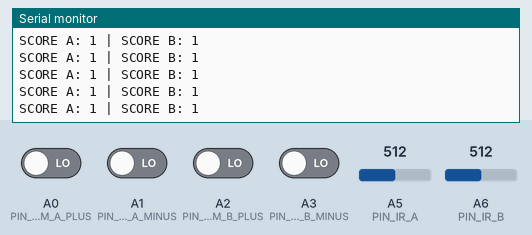
A sketch run on a simulated Arduino Nano, built with avr-gcc and run on an emulated ATmega328P. Parts: the last lines printed to the serial monitor. Inputs (shaded band) come from the test bench; at power-on: A0 (PIN_TEAM_A_PLUS), A1 (PIN_TEAM_A_MINUS), A2 (PIN_TEAM_B_PLUS), A3 (PIN_TEAM_B_MINUS) LOW, A5 (PIN_IR_A) = 512, A6 (PIN_IR_B) = 512.

Above: at 1.2 s.
1.3 s: A0 (PIN_TEAM_A_PLUS) driven HIGH
At 1.56 s:
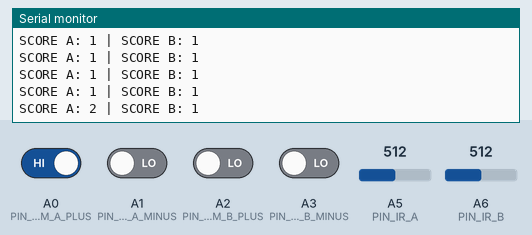
2.8 s: A2 (PIN_TEAM_B_PLUS) driven HIGH
At 2.96 s:
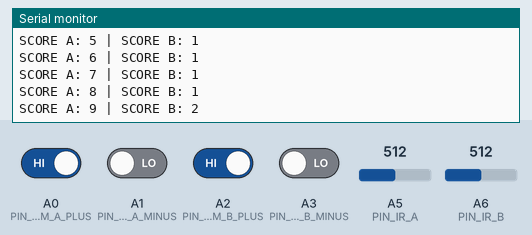
4.3 s: A1 (PIN_TEAM_A_MINUS) driven HIGH
At 4.57 s:
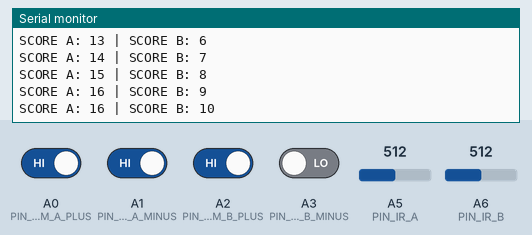
5.8 s: A3 (PIN_TEAM_B_MINUS) driven HIGH
At 5.97 s:
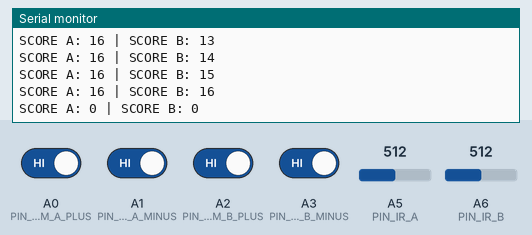
7.3 s: A0 (PIN_TEAM_A_PLUS) driven LOW
At 7.58 s:
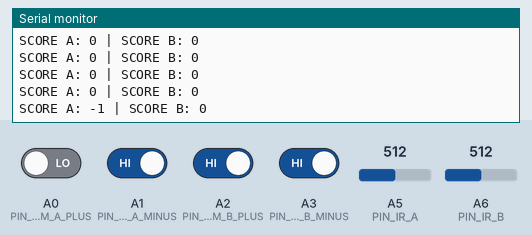
8.8 s: A2 (PIN_TEAM_B_PLUS) driven LOW
At 8.98 s:
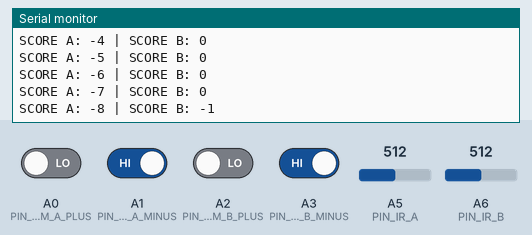
Timing chart, 0 to 11.3 s (numbered marks = the images above; inputs shaded):
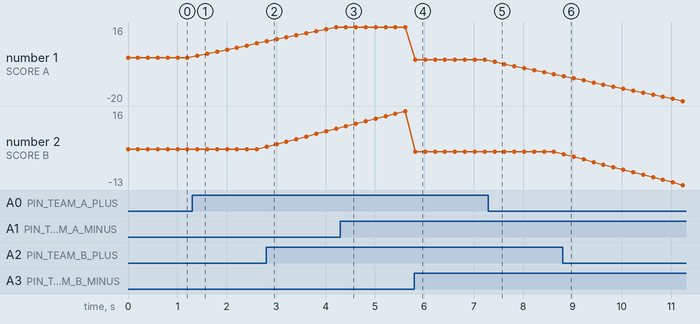

Measured:
- after the input at 1.3 s, the serial monitor: prints a new line after 0.10 s (image 1)
- after the input at 2.8 s, the serial monitor: prints a new line at once (image 2)
- after the input at 4.3 s, the serial monitor: prints a new line after 0.11 s (image 3)
- after the input at 5.8 s, the serial monitor: prints a new line at once (image 4)
- after the input at 7.3 s, the serial monitor: prints a new line after 0.12 s (image 5)
- after the input at 8.8 s, the serial monitor: prints a new line at once (image 6)
- plotted number 1: 1 → 8 after the input at 1.3 s, 16 → 0 after the input at 5.8 s, 0 → -7 after the input at 7.3 s
- plotted number 2: 16 → 0 after the input at 5.8 s

The sketch:

Futbolino.ino
```cpp
// Data types
typedef struct Buttons Buttons;
struct Buttons {
  bool aPlus;
  bool aMinus;
  bool bPlus;
  bool bMinus;
};

typedef struct Sensors Sensors;
struct Sensors {
  bool irA;
  bool irB;
};

// Function prototypes

// Pins
const int PIN_TEAM_A_PLUS  = A0;
const int PIN_TEAM_A_MINUS = A1;
const int PIN_TEAM_B_PLUS  = A2;
const int PIN_TEAM_B_MINUS = A3;
const int PIN_IR_A = A5;
const int PIN_IR_B = A6;

// Constants
const int IR_THRESHOLD = 300;

// Globals
int golsA = 0;
int golsB = 0;
bool debounce_ir_a = false;
bool debounce_ir_b = false;
bool debounce_button_aPlus = false;
bool debounce_button_aMinus = false;
bool debounce_button_bPlus = false;
bool debounce_button_bMinus = false;

void setup() {
  Serial.begin(9600);
  pinMode(PIN_TEAM_A_PLUS,  INPUT);
  pinMode(PIN_TEAM_A_MINUS, INPUT);
  pinMode(PIN_TEAM_B_PLUS,  INPUT);
  pinMode(PIN_TEAM_B_MINUS, INPUT);
  pinMode(PIN_IR_A,         INPUT);
  pinMode(PIN_IR_B,         INPUT);
}

void debug() {
  Serial.print("SCORE A: ");
  Serial.print(golsA);
  Serial.print(" | SCORE B: ");
  Serial.print(golsB);
  Serial.println("");
}

void addGoal(int &team, int delta = 1){
  team += delta;
}

void readButton(int &ir, bool &debounce, int &team, int delta) {
  if (!debounce) {
  } else if (ir < IR_THRESHOLD) {
    debounce = false;
  }
}

struct Buttons readButtons() {
  bool aPlus  = digitalRead(PIN_TEAM_A_PLUS);
  bool aMinus = digitalRead(PIN_TEAM_A_MINUS);
  bool bPlus  = digitalRead(PIN_TEAM_B_PLUS);
  bool bMinus = digitalRead(PIN_TEAM_B_MINUS);

  Buttons b = {aPlus, aMinus, bPlus, bMinus};
  return b;
}

void updateScore(Buttons b){
  if (b.aPlus && b.aMinus && b.bPlus && b.bMinus){
    golsA = 0;
    golsB = 0;
  } else {
    if (b.aPlus) {
      addGoal(golsA);
    }
    if (b.aMinus) {
      addGoal(golsA, -1);
    }
    if (b.bPlus) {
      addGoal(golsB);
    }
    if (b.bMinus) {
      addGoal(golsB, -1);
    }
  }
}

struct Sensors readIRSensors() {
  bool irA = analogRead(PIN_IR_A) > IR_THRESHOLD;
  bool irB = analogRead(PIN_IR_B) > IR_THRESHOLD;

  Sensors s = {irA, irB};
  return s;
}

void updateScore(Sensors s){
  updateScore(s.irA, debounce_ir_a, golsB);
  updateScore(s.irB, debounce_ir_b, golsA);
}

void updateScore(bool &ir, bool &debounce, int &team) {
  if (!debounce) {
    if (ir) {
      addGoal(team);
      debounce = true;
    }
  } else if (!ir) {
    debounce = false;
  }
}

void loop() {

  Sensors s = readIRSensors();
  updateScore(s);
  Buttons b = readButtons();
  updateScore(b);

  debug();
  delay(200);
}
```
